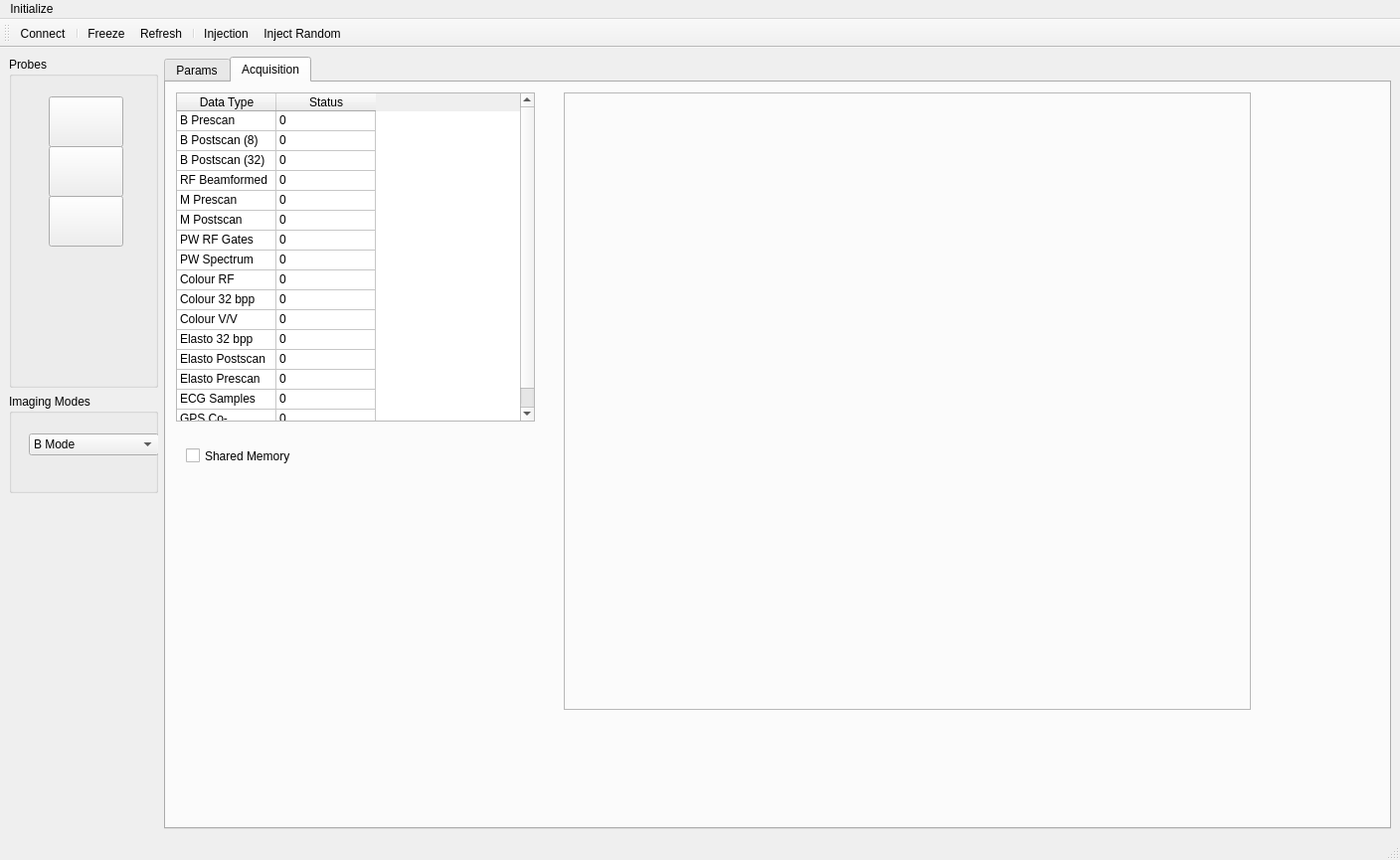
<?xml version="1.0" encoding="UTF-8"?>
<ui version="4.0">
 <class>MainWindow</class>
 <widget class="QMainWindow" name="MainWindow">
  <property name="geometry">
   <rect>
    <x>0</x>
    <y>0</y>
    <width>1408</width>
    <height>865</height>
   </rect>
  </property>
  <property name="windowTitle">
   <string>Ulterius Demo</string>
  </property>
  <property name="windowIcon">
   <iconset resource="ulterius.qrc">
    <normaloff>:/res/u.ico</normaloff>:/res/u.ico</iconset>
  </property>
  <widget class="QWidget" name="centralwidget">
   <layout class="QGridLayout" name="gridLayout">
    <item row="0" column="0">
     <widget class="QGroupBox" name="wProbes">
      <property name="minimumSize">
       <size>
        <width>150</width>
        <height>210</height>
       </size>
      </property>
      <property name="title">
       <string>Probes</string>
      </property>
      <widget class="QPushButton" name="wProbe1">
       <property name="geometry">
        <rect>
         <x>40</x>
         <y>40</y>
         <width>75</width>
         <height>51</height>
        </rect>
       </property>
       <property name="minimumSize">
        <size>
         <width>75</width>
         <height>0</height>
        </size>
       </property>
       <property name="text">
        <string/>
       </property>
      </widget>
      <widget class="QPushButton" name="wProbe2">
       <property name="geometry">
        <rect>
         <x>40</x>
         <y>90</y>
         <width>75</width>
         <height>51</height>
        </rect>
       </property>
       <property name="text">
        <string/>
       </property>
      </widget>
      <widget class="QPushButton" name="wProbe3">
       <property name="geometry">
        <rect>
         <x>40</x>
         <y>140</y>
         <width>75</width>
         <height>51</height>
        </rect>
       </property>
       <property name="text">
        <string/>
       </property>
      </widget>
     </widget>
    </item>
    <item row="1" column="0">
     <widget class="QGroupBox" name="wModesGroup">
      <property name="minimumSize">
       <size>
        <width>150</width>
        <height>70</height>
       </size>
      </property>
      <property name="maximumSize">
       <size>
        <width>16777215</width>
        <height>100</height>
       </size>
      </property>
      <property name="title">
       <string>Imaging Modes</string>
      </property>
      <widget class="QComboBox" name="wModes">
       <property name="geometry">
        <rect>
         <x>20</x>
         <y>40</y>
         <width>131</width>
         <height>22</height>
        </rect>
       </property>
       <property name="minimumSize">
        <size>
         <width>130</width>
         <height>0</height>
        </size>
       </property>
       <item>
        <property name="text">
         <string>B Mode</string>
        </property>
       </item>
       <item>
        <property name="text">
         <string>M Mode</string>
        </property>
       </item>
       <item>
        <property name="text">
         <string>Colour Doppler</string>
        </property>
       </item>
       <item>
        <property name="text">
         <string>PW Doppler</string>
        </property>
       </item>
       <item>
        <property name="text">
         <string>Triplex</string>
        </property>
       </item>
       <item>
        <property name="text">
         <string>Panoramic</string>
        </property>
       </item>
       <item>
        <property name="text">
         <string>Dual B</string>
        </property>
       </item>
       <item>
        <property name="text">
         <string>Quad B</string>
        </property>
       </item>
       <item>
        <property name="text">
         <string>Compound</string>
        </property>
       </item>
       <item>
        <property name="text">
         <string>Dual Colour</string>
        </property>
       </item>
       <item>
        <property name="text">
         <string>Dual Compound</string>
        </property>
       </item>
       <item>
        <property name="text">
         <string>CW Doppler</string>
        </property>
       </item>
       <item>
        <property name="text">
         <string>RF Mode</string>
        </property>
       </item>
       <item>
        <property name="text">
         <string>Colour Split</string>
        </property>
       </item>
       <item>
        <property name="text">
         <string>4D Mode</string>
        </property>
       </item>
       <item>
        <property name="text">
         <string>Triplex CW</string>
        </property>
       </item>
       <item>
        <property name="text">
         <string>Colour M Mode</string>
        </property>
       </item>
       <item>
        <property name="text">
         <string>Elastography</string>
        </property>
       </item>
      </widget>
     </widget>
    </item>
    <item row="0" column="1" rowspan="3">
     <widget class="QTabWidget" name="wTabs">
      <property name="minimumSize">
       <size>
        <width>220</width>
        <height>400</height>
       </size>
      </property>
      <property name="currentIndex">
       <number>1</number>
      </property>
      <widget class="QWidget" name="wParamsTab">
       <attribute name="title">
        <string>Params</string>
       </attribute>
       <widget class="QPushButton" name="wDecVal">
        <property name="geometry">
         <rect>
          <x>10</x>
          <y>350</y>
          <width>101</width>
          <height>23</height>
         </rect>
        </property>
        <property name="text">
         <string>&lt;</string>
        </property>
       </widget>
       <widget class="QPushButton" name="wIncVal">
        <property name="geometry">
         <rect>
          <x>140</x>
          <y>350</y>
          <width>101</width>
          <height>23</height>
         </rect>
        </property>
        <property name="text">
         <string>&gt;</string>
        </property>
       </widget>
       <widget class="QTableWidget" name="wParams">
        <property name="geometry">
         <rect>
          <x>10</x>
          <y>10</y>
          <width>511</width>
          <height>331</height>
         </rect>
        </property>
        <property name="maximumSize">
         <size>
          <width>511</width>
          <height>16777215</height>
         </size>
        </property>
        <property name="showGrid">
         <bool>true</bool>
        </property>
        <property name="gridStyle">
         <enum>Qt::SolidLine</enum>
        </property>
        <property name="sortingEnabled">
         <bool>true</bool>
        </property>
        <property name="rowCount">
         <number>0</number>
        </property>
        <property name="columnCount">
         <number>2</number>
        </property>
        <attribute name="horizontalHeaderVisible">
         <bool>false</bool>
        </attribute>
        <attribute name="verticalHeaderVisible">
         <bool>false</bool>
        </attribute>
        <attribute name="verticalHeaderDefaultSectionSize">
         <number>20</number>
        </attribute>
        <column>
         <property name="text">
          <string>Param</string>
         </property>
        </column>
        <column>
         <property name="text">
          <string>Value</string>
         </property>
        </column>
       </widget>
       <widget class="QGroupBox" name="wPresetsGroup">
        <property name="geometry">
         <rect>
          <x>10</x>
          <y>420</y>
          <width>791</width>
          <height>100</height>
         </rect>
        </property>
        <property name="minimumSize">
         <size>
          <width>150</width>
          <height>70</height>
         </size>
        </property>
        <property name="maximumSize">
         <size>
          <width>16777215</width>
          <height>100</height>
         </size>
        </property>
        <property name="title">
         <string>Presets</string>
        </property>
        <widget class="QComboBox" name="wPresets">
         <property name="geometry">
          <rect>
           <x>20</x>
           <y>40</y>
           <width>611</width>
           <height>22</height>
          </rect>
         </property>
         <property name="minimumSize">
          <size>
           <width>130</width>
           <height>0</height>
          </size>
         </property>
        </widget>
       </widget>
      </widget>
      <widget class="QWidget" name="wAcquireTab">
       <attribute name="title">
        <string>Acquisition</string>
       </attribute>
       <widget class="QCheckBox" name="wSharedMem">
        <property name="geometry">
         <rect>
          <x>20</x>
          <y>350</y>
          <width>211</width>
          <height>51</height>
         </rect>
        </property>
        <property name="text">
         <string>Shared Memory</string>
        </property>
       </widget>
       <widget class="QTableWidget" name="wAcquire">
        <property name="geometry">
         <rect>
          <x>10</x>
          <y>10</y>
          <width>361</width>
          <height>331</height>
         </rect>
        </property>
        <property name="showGrid">
         <bool>true</bool>
        </property>
        <property name="rowCount">
         <number>16</number>
        </property>
        <property name="columnCount">
         <number>2</number>
        </property>
        <attribute name="horizontalHeaderDefaultSectionSize">
         <number>100</number>
        </attribute>
        <attribute name="horizontalHeaderHighlightSections">
         <bool>false</bool>
        </attribute>
        <attribute name="verticalHeaderVisible">
         <bool>false</bool>
        </attribute>
        <attribute name="verticalHeaderDefaultSectionSize">
         <number>20</number>
        </attribute>
        <attribute name="verticalHeaderHighlightSections">
         <bool>false</bool>
        </attribute>
        <row/>
        <row/>
        <row/>
        <row/>
        <row/>
        <row/>
        <row/>
        <row/>
        <row/>
        <row/>
        <row/>
        <row/>
        <row/>
        <row/>
        <row/>
        <row/>
        <column>
         <property name="text">
          <string>Data Type</string>
         </property>
        </column>
        <column>
         <property name="text">
          <string>Status</string>
         </property>
        </column>
        <item row="0" column="0">
         <property name="text">
          <string>B Prescan</string>
         </property>
         <property name="checkState">
          <enum>Unchecked</enum>
         </property>
         <property name="flags">
          <set>ItemIsUserCheckable|ItemIsEnabled</set>
         </property>
        </item>
        <item row="0" column="1">
         <property name="text">
          <string>0</string>
         </property>
         <property name="flags">
          <set>NoItemFlags</set>
         </property>
        </item>
        <item row="1" column="0">
         <property name="text">
          <string>B Postscan (8)</string>
         </property>
         <property name="checkState">
          <enum>Unchecked</enum>
         </property>
         <property name="flags">
          <set>ItemIsUserCheckable|ItemIsEnabled</set>
         </property>
        </item>
        <item row="1" column="1">
         <property name="text">
          <string>0</string>
         </property>
         <property name="flags">
          <set>NoItemFlags</set>
         </property>
        </item>
        <item row="2" column="0">
         <property name="text">
          <string>B Postscan (32)</string>
         </property>
         <property name="checkState">
          <enum>Unchecked</enum>
         </property>
         <property name="flags">
          <set>ItemIsUserCheckable|ItemIsEnabled</set>
         </property>
        </item>
        <item row="2" column="1">
         <property name="text">
          <string>0</string>
         </property>
         <property name="flags">
          <set>NoItemFlags</set>
         </property>
        </item>
        <item row="3" column="0">
         <property name="text">
          <string>RF Beamformed</string>
         </property>
         <property name="checkState">
          <enum>Unchecked</enum>
         </property>
         <property name="flags">
          <set>ItemIsUserCheckable|ItemIsEnabled</set>
         </property>
        </item>
        <item row="3" column="1">
         <property name="text">
          <string>0</string>
         </property>
         <property name="flags">
          <set>NoItemFlags</set>
         </property>
        </item>
        <item row="4" column="0">
         <property name="text">
          <string>M Prescan</string>
         </property>
         <property name="checkState">
          <enum>Unchecked</enum>
         </property>
         <property name="flags">
          <set>ItemIsUserCheckable|ItemIsEnabled</set>
         </property>
        </item>
        <item row="4" column="1">
         <property name="text">
          <string>0</string>
         </property>
         <property name="flags">
          <set>NoItemFlags</set>
         </property>
        </item>
        <item row="5" column="0">
         <property name="text">
          <string>M Postscan</string>
         </property>
         <property name="checkState">
          <enum>Unchecked</enum>
         </property>
         <property name="flags">
          <set>ItemIsUserCheckable|ItemIsEnabled</set>
         </property>
        </item>
        <item row="5" column="1">
         <property name="text">
          <string>0</string>
         </property>
         <property name="flags">
          <set>NoItemFlags</set>
         </property>
        </item>
        <item row="6" column="0">
         <property name="text">
          <string>PW RF Gates</string>
         </property>
         <property name="checkState">
          <enum>Unchecked</enum>
         </property>
         <property name="flags">
          <set>ItemIsUserCheckable|ItemIsEnabled</set>
         </property>
        </item>
        <item row="6" column="1">
         <property name="text">
          <string>0</string>
         </property>
         <property name="flags">
          <set>NoItemFlags</set>
         </property>
        </item>
        <item row="7" column="0">
         <property name="text">
          <string>PW Spectrum</string>
         </property>
         <property name="checkState">
          <enum>Unchecked</enum>
         </property>
         <property name="flags">
          <set>ItemIsUserCheckable|ItemIsEnabled</set>
         </property>
        </item>
        <item row="7" column="1">
         <property name="text">
          <string>0</string>
         </property>
         <property name="flags">
          <set>NoItemFlags</set>
         </property>
        </item>
        <item row="8" column="0">
         <property name="text">
          <string>Colour RF</string>
         </property>
         <property name="checkState">
          <enum>Unchecked</enum>
         </property>
         <property name="flags">
          <set>ItemIsUserCheckable|ItemIsEnabled</set>
         </property>
        </item>
        <item row="8" column="1">
         <property name="text">
          <string>0</string>
         </property>
         <property name="flags">
          <set>NoItemFlags</set>
         </property>
        </item>
        <item row="9" column="0">
         <property name="text">
          <string>Colour 32 bpp</string>
         </property>
         <property name="checkState">
          <enum>Unchecked</enum>
         </property>
         <property name="flags">
          <set>ItemIsUserCheckable|ItemIsEnabled</set>
         </property>
        </item>
        <item row="9" column="1">
         <property name="text">
          <string>0</string>
         </property>
         <property name="flags">
          <set>NoItemFlags</set>
         </property>
        </item>
        <item row="10" column="0">
         <property name="text">
          <string>Colour V/V</string>
         </property>
         <property name="checkState">
          <enum>Unchecked</enum>
         </property>
         <property name="flags">
          <set>ItemIsUserCheckable|ItemIsEnabled</set>
         </property>
        </item>
        <item row="10" column="1">
         <property name="text">
          <string>0</string>
         </property>
         <property name="flags">
          <set>NoItemFlags</set>
         </property>
        </item>
        <item row="11" column="0">
         <property name="text">
          <string>Elasto 32 bpp</string>
         </property>
         <property name="checkState">
          <enum>Unchecked</enum>
         </property>
         <property name="flags">
          <set>ItemIsUserCheckable|ItemIsEnabled</set>
         </property>
        </item>
        <item row="11" column="1">
         <property name="text">
          <string>0</string>
         </property>
         <property name="flags">
          <set>NoItemFlags</set>
         </property>
        </item>
        <item row="12" column="0">
         <property name="text">
          <string>Elasto Postscan</string>
         </property>
         <property name="checkState">
          <enum>Unchecked</enum>
         </property>
         <property name="flags">
          <set>ItemIsUserCheckable|ItemIsEnabled</set>
         </property>
        </item>
        <item row="12" column="1">
         <property name="text">
          <string>0</string>
         </property>
         <property name="flags">
          <set>NoItemFlags</set>
         </property>
        </item>
        <item row="13" column="0">
         <property name="text">
          <string>Elasto Prescan</string>
         </property>
         <property name="checkState">
          <enum>Unchecked</enum>
         </property>
         <property name="flags">
          <set>ItemIsUserCheckable|ItemIsEnabled</set>
         </property>
        </item>
        <item row="13" column="1">
         <property name="text">
          <string>0</string>
         </property>
         <property name="flags">
          <set>NoItemFlags</set>
         </property>
        </item>
        <item row="14" column="0">
         <property name="text">
          <string>ECG Samples</string>
         </property>
         <property name="checkState">
          <enum>Unchecked</enum>
         </property>
         <property name="flags">
          <set>ItemIsUserCheckable|ItemIsEnabled</set>
         </property>
        </item>
        <item row="14" column="1">
         <property name="text">
          <string>0</string>
         </property>
         <property name="flags">
          <set>NoItemFlags</set>
         </property>
        </item>
        <item row="15" column="0">
         <property name="text">
          <string>GPS Co-ordinates</string>
         </property>
         <property name="checkState">
          <enum>Unchecked</enum>
         </property>
         <property name="flags">
          <set>ItemIsUserCheckable|ItemIsEnabled</set>
         </property>
        </item>
        <item row="15" column="1">
         <property name="text">
          <string>0</string>
         </property>
         <property name="flags">
          <set>NoItemFlags</set>
         </property>
        </item>
       </widget>
       <widget class="QLabel" name="labelDisplay">
        <property name="geometry">
         <rect>
          <x>400</x>
          <y>10</y>
          <width>691</width>
          <height>621</height>
         </rect>
        </property>
        <property name="autoFillBackground">
         <bool>false</bool>
        </property>
        <property name="frameShape">
         <enum>QFrame::StyledPanel</enum>
        </property>
        <property name="frameShadow">
         <enum>QFrame::Sunken</enum>
        </property>
        <property name="text">
         <string/>
        </property>
       </widget>
      </widget>
     </widget>
    </item>
   </layout>
  </widget>
  <widget class="QToolBar" name="wToolbar">
   <property name="windowTitle">
    <string>toolBar</string>
   </property>
   <attribute name="toolBarArea">
    <enum>TopToolBarArea</enum>
   </attribute>
   <attribute name="toolBarBreak">
    <bool>false</bool>
   </attribute>
   <addaction name="aConnect"/>
   <addaction name="separator"/>
   <addaction name="aFreeze"/>
   <addaction name="aRefresh"/>
   <addaction name="separator"/>
   <addaction name="aInjectToggle"/>
   <addaction name="aInjectRandom"/>
  </widget>
  <widget class="QStatusBar" name="wStatus"/>
  <widget class="QMenuBar" name="wMenu">
   <property name="geometry">
    <rect>
     <x>0</x>
     <y>0</y>
     <width>1408</width>
     <height>38</height>
    </rect>
   </property>
   <widget class="QMenu" name="mInit">
    <property name="title">
     <string>Initialize</string>
    </property>
    <addaction name="mServerName"/>
   </widget>
   <addaction name="mInit"/>
  </widget>
  <action name="aFreeze">
   <property name="checkable">
    <bool>true</bool>
   </property>
   <property name="checked">
    <bool>false</bool>
   </property>
   <property name="icon">
    <iconset resource="ulterius.qrc">
     <normaloff>:/res/freeze.png</normaloff>:/res/freeze.png</iconset>
   </property>
   <property name="text">
    <string>Freeze</string>
   </property>
   <property name="toolTip">
    <string>Toggle freeze</string>
   </property>
  </action>
  <action name="aRefresh">
   <property name="icon">
    <iconset resource="ulterius.qrc">
     <normaloff>:/res/refresh.png</normaloff>:/res/refresh.png</iconset>
   </property>
   <property name="text">
    <string>Refresh</string>
   </property>
   <property name="toolTip">
    <string>Refresh information</string>
   </property>
  </action>
  <action name="aInjectToggle">
   <property name="checkable">
    <bool>true</bool>
   </property>
   <property name="icon">
    <iconset resource="ulterius.qrc">
     <normaloff>:/res/inject.png</normaloff>:/res/inject.png</iconset>
   </property>
   <property name="text">
    <string>Injection</string>
   </property>
   <property name="toolTip">
    <string>Toggle injection function</string>
   </property>
  </action>
  <action name="aInjectRandom">
   <property name="icon">
    <iconset resource="ulterius.qrc">
     <normaloff>:/res/random.png</normaloff>:/res/random.png</iconset>
   </property>
   <property name="text">
    <string>Inject Random</string>
   </property>
   <property name="toolTip">
    <string>Injects random data</string>
   </property>
  </action>
  <action name="mServerName">
   <property name="text">
    <string>Server Name...</string>
   </property>
  </action>
  <action name="aConnect">
   <property name="checkable">
    <bool>true</bool>
   </property>
   <property name="icon">
    <iconset resource="ulterius.qrc">
     <normaloff>:/res/connect.png</normaloff>:/res/connect.png</iconset>
   </property>
   <property name="text">
    <string>Connect</string>
   </property>
   <property name="toolTip">
    <string>Connect to server</string>
   </property>
  </action>
 </widget>
 <resources>
  <include location="ulterius.qrc"/>
 </resources>
 <connections>
  <connection>
   <sender>aFreeze</sender>
   <signal>toggled(bool)</signal>
   <receiver>MainWindow</receiver>
   <slot>onFreeze(bool)</slot>
   <hints>
    <hint type="sourcelabel">
     <x>-1</x>
     <y>-1</y>
    </hint>
    <hint type="destinationlabel">
     <x>304</x>
     <y>229</y>
    </hint>
   </hints>
  </connection>
  <connection>
   <sender>mServerName</sender>
   <signal>triggered()</signal>
   <receiver>MainWindow</receiver>
   <slot>onServerAddress()</slot>
   <hints>
    <hint type="sourcelabel">
     <x>-1</x>
     <y>-1</y>
    </hint>
    <hint type="destinationlabel">
     <x>304</x>
     <y>234</y>
    </hint>
   </hints>
  </connection>
  <connection>
   <sender>aConnect</sender>
   <signal>triggered(bool)</signal>
   <receiver>MainWindow</receiver>
   <slot>onConnect(bool)</slot>
   <hints>
    <hint type="sourcelabel">
     <x>-1</x>
     <y>-1</y>
    </hint>
    <hint type="destinationlabel">
     <x>196</x>
     <y>244</y>
    </hint>
   </hints>
  </connection>
  <connection>
   <sender>aRefresh</sender>
   <signal>triggered()</signal>
   <receiver>MainWindow</receiver>
   <slot>onRefresh()</slot>
   <hints>
    <hint type="sourcelabel">
     <x>-1</x>
     <y>-1</y>
    </hint>
    <hint type="destinationlabel">
     <x>196</x>
     <y>244</y>
    </hint>
   </hints>
  </connection>
  <connection>
   <sender>wProbe1</sender>
   <signal>clicked()</signal>
   <receiver>MainWindow</receiver>
   <slot>onProbe1()</slot>
   <hints>
    <hint type="sourcelabel">
     <x>86</x>
     <y>214</y>
    </hint>
    <hint type="destinationlabel">
     <x>196</x>
     <y>244</y>
    </hint>
   </hints>
  </connection>
  <connection>
   <sender>wProbe2</sender>
   <signal>clicked()</signal>
   <receiver>MainWindow</receiver>
   <slot>onProbe2()</slot>
   <hints>
    <hint type="sourcelabel">
     <x>86</x>
     <y>264</y>
    </hint>
    <hint type="destinationlabel">
     <x>196</x>
     <y>244</y>
    </hint>
   </hints>
  </connection>
  <connection>
   <sender>wProbes</sender>
   <signal>clicked()</signal>
   <receiver>MainWindow</receiver>
   <slot>onProbe3()</slot>
   <hints>
    <hint type="sourcelabel">
     <x>83</x>
     <y>258</y>
    </hint>
    <hint type="destinationlabel">
     <x>196</x>
     <y>244</y>
    </hint>
   </hints>
  </connection>
  <connection>
   <sender>wPresets</sender>
   <signal>activated(QString)</signal>
   <receiver>MainWindow</receiver>
   <slot>onSelectPreset(QString)</slot>
   <hints>
    <hint type="sourcelabel">
     <x>84</x>
     <y>389</y>
    </hint>
    <hint type="destinationlabel">
     <x>196</x>
     <y>244</y>
    </hint>
   </hints>
  </connection>
  <connection>
   <sender>wModes</sender>
   <signal>activated(int)</signal>
   <receiver>MainWindow</receiver>
   <slot>onSelectMode(int)</slot>
   <hints>
    <hint type="sourcelabel">
     <x>84</x>
     <y>93</y>
    </hint>
    <hint type="destinationlabel">
     <x>196</x>
     <y>244</y>
    </hint>
   </hints>
  </connection>
  <connection>
   <sender>wIncVal</sender>
   <signal>clicked()</signal>
   <receiver>MainWindow</receiver>
   <slot>onIncParam()</slot>
   <hints>
    <hint type="sourcelabel">
     <x>326</x>
     <y>446</y>
    </hint>
    <hint type="destinationlabel">
     <x>196</x>
     <y>244</y>
    </hint>
   </hints>
  </connection>
  <connection>
   <sender>wDecVal</sender>
   <signal>clicked()</signal>
   <receiver>MainWindow</receiver>
   <slot>onDecParam()</slot>
   <hints>
    <hint type="sourcelabel">
     <x>222</x>
     <y>446</y>
    </hint>
    <hint type="destinationlabel">
     <x>196</x>
     <y>244</y>
    </hint>
   </hints>
  </connection>
  <connection>
   <sender>aInjectToggle</sender>
   <signal>triggered(bool)</signal>
   <receiver>MainWindow</receiver>
   <slot>onInjectToggle(bool)</slot>
   <hints>
    <hint type="sourcelabel">
     <x>-1</x>
     <y>-1</y>
    </hint>
    <hint type="destinationlabel">
     <x>196</x>
     <y>244</y>
    </hint>
   </hints>
  </connection>
  <connection>
   <sender>aInjectRandom</sender>
   <signal>triggered()</signal>
   <receiver>MainWindow</receiver>
   <slot>onInjectRandom()</slot>
   <hints>
    <hint type="sourcelabel">
     <x>-1</x>
     <y>-1</y>
    </hint>
    <hint type="destinationlabel">
     <x>196</x>
     <y>244</y>
    </hint>
   </hints>
  </connection>
  <connection>
   <sender>wSharedMem</sender>
   <signal>toggled(bool)</signal>
   <receiver>MainWindow</receiver>
   <slot>onSharedMemoryToggle(bool)</slot>
   <hints>
    <hint type="sourcelabel">
     <x>237</x>
     <y>443</y>
    </hint>
    <hint type="destinationlabel">
     <x>196</x>
     <y>244</y>
    </hint>
   </hints>
  </connection>
  <connection>
   <sender>wAcquire</sender>
   <signal>cellClicked(int,int)</signal>
   <receiver>MainWindow</receiver>
   <slot>onDataClicked(int,int)</slot>
   <hints>
    <hint type="sourcelabel">
     <x>277</x>
     <y>260</y>
    </hint>
    <hint type="destinationlabel">
     <x>196</x>
     <y>244</y>
    </hint>
   </hints>
  </connection>
  <connection>
   <sender>wParams</sender>
   <signal>itemSelectionChanged()</signal>
   <receiver>MainWindow</receiver>
   <slot>onSelectParam()</slot>
   <hints>
    <hint type="sourcelabel">
     <x>292</x>
     <y>245</y>
    </hint>
    <hint type="destinationlabel">
     <x>214</x>
     <y>244</y>
    </hint>
   </hints>
  </connection>
 </connections>
 <slots>
  <slot>onConnect(bool)</slot>
  <slot>onFreeze(bool)</slot>
  <slot>onRefresh()</slot>
  <slot>onInjectToggle(bool)</slot>
  <slot>onInjectPrescan(bool)</slot>
  <slot>onInjectRandom()</slot>
  <slot>onProbe1()</slot>
  <slot>onProbe2()</slot>
  <slot>onProbe3()</slot>
  <slot>onServerAddress()</slot>
  <slot>onSelectPreset(QString)</slot>
  <slot>onSelectMode(int)</slot>
  <slot>onSelectParam()</slot>
  <slot>onIncParam()</slot>
  <slot>onDecParam()</slot>
  <slot>onSharedMemoryToggle(bool)</slot>
  <slot>onDataClicked(int,int)</slot>
 </slots>
</ui>
